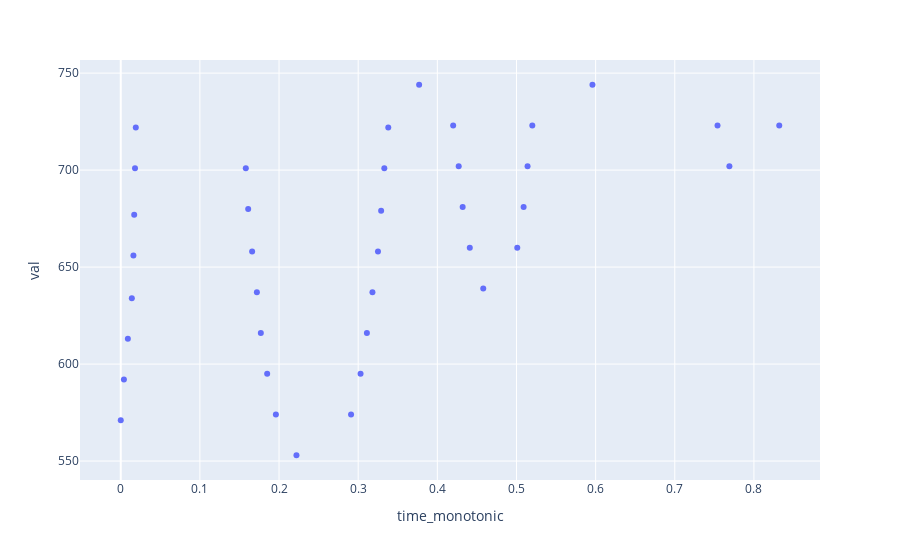

The notebook cell this image was saved under:
### Code cell
import plotly.express as px

df = sensor_df[(sensor_df['time_monotonic'] > 268505) & (sensor_df['time_monotonic'] < 268508)]
df['time_monotonic'] -= df['time_monotonic'].iloc[0] 
fig = px.scatter(df, x='time_monotonic', y='val')
fig.show()

### Figure 1 — Plotly figure (JSON) as saved in the notebook; plotly's stock layout.template omitted (floating-point values rounded to 4 significant figures)
{"data": [{"hovertemplate": "time_monotonic=%{x}<br>val=%{y}<extra></extra>", "legendgroup": "", "marker": {"color": "#636efa", "symbol": "circle"}, "mode": "markers", "name": "", "orientation": "v", "showlegend": false, "type": "scatter", "x": [0, 0.004, 0.009, 0.014, 0.016, 0.017, 0.018, 0.019, 0.158, 0.161, 0.166, 0.172, 0.177, 0.185, 0.196, 0.222, 0.291, 0.303, 0.311, 0.318, 0.325, 0.329, 0.333, 0.338, 0.377, 0.42, 0.427, 0.432, 0.441, 0.458, 0.501, 0.509, 0.514, 0.52, 0.596, 0.754, 0.769, 0.832], "xaxis": "x", "y": [571, 592, 613, 634, 656, 677, 701, 722, 701, 680, 658, 637, 616, 595, 574, 553, 574, 595, 616, 637, 658, 679, 701, 722, 744, 723, 702, 681, 660, 639, 660, 681, 702, 723, 744, 723, 702, 723], "yaxis": "y"}], "layout": {"legend": {"tracegroupgap": 0}, "margin": {"t": 60}, "xaxis": {"anchor": "y", "domain": [0, 1], "title": {"text": "time_monotonic"}}, "yaxis": {"anchor": "x", "domain": [0, 1], "title": {"text": "val"}}}}
